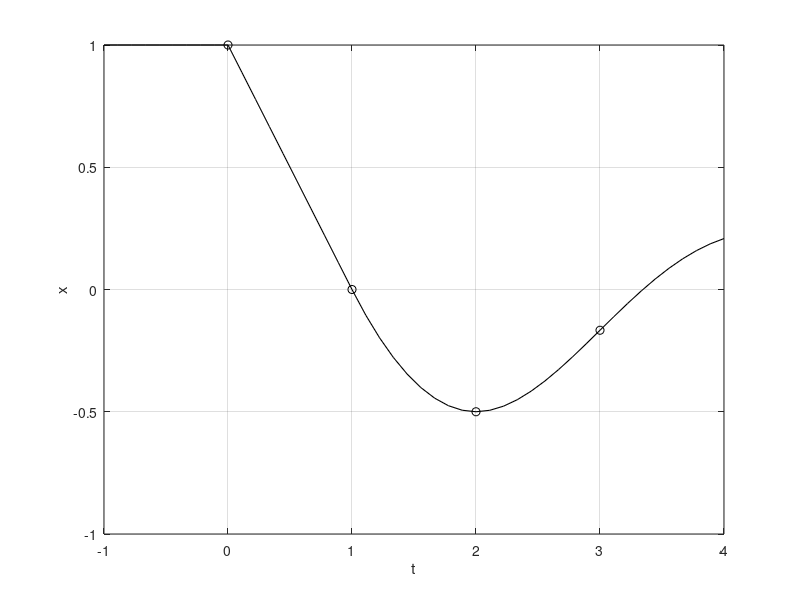

MATLAB code for this plot:
hold off;
t0 = linspace(-1,0, 10);
t1 = linspace(0,1, 10);
t2 = linspace(1,2, 10);
t3 = linspace(2,3, 10);
t4 = linspace(3,4, 10);

f0 = @(t) ones(size(t));
f1 = @(t) 1 - t;
f2 = @(t) 0.5*t.^2 - 2*t + 1.5;
f3 = @(t) -1/6*t.^3 + 1.5*t.^2 - 4*t + 17/6;
f4 = @(t) (1/24)*t.^4 - (2/3)*t.^3 + (15/4)*t.^2 - (17/2)*t + 149/24;

y0 = f0(t0);
y1 = f1(t1);
y2 = f2(t2);
y3 = f3(t3);
y4 = f4(t4);

pts_t = [0, 1, 2, 3];
pts_y = [1, 0, -1/2, -0.166666666666];

% concatenate y1 and y2
y = [y0, y1, y2, y3, y4];
t = [t0, t1, t2, t3, t4];
plot(t, y, "k", 'LineWidth', 0.8)
hold on;
grid on;
scatter(pts_t, pts_y, "k")
xlabel("t")
ylabel("x")
